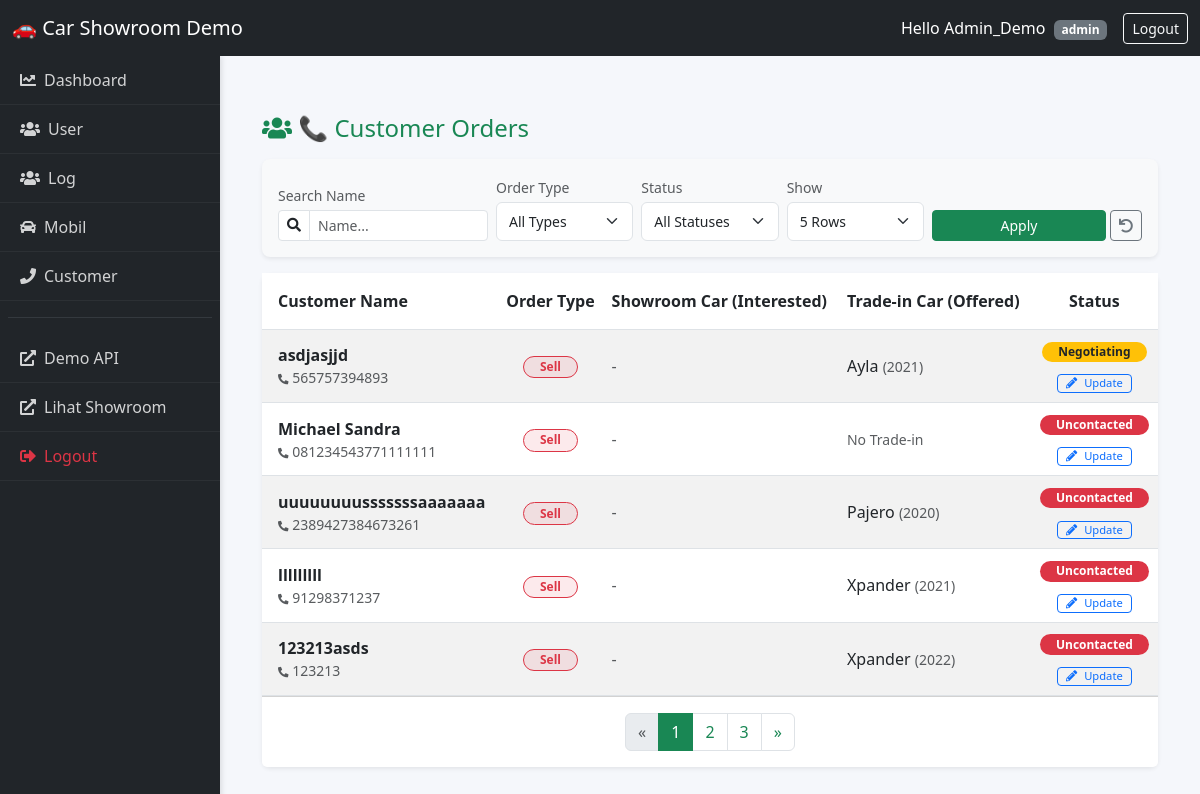
/demo/dashboard/customerlist/ (signed in), run on an earlier commit of the app's database.
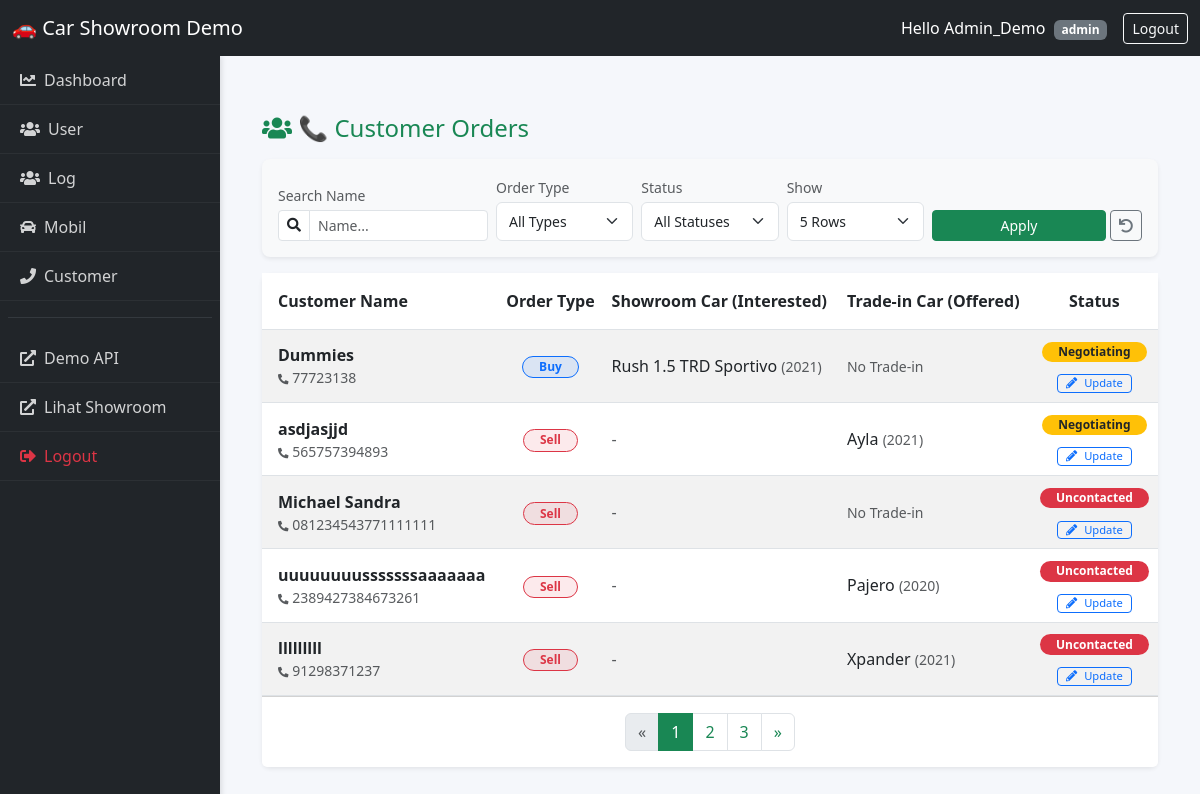
And on a later commit of the database.
### orders/models.py (models this page shows, shortened)
class Order(models.Model):
    ORDER_TYPE_CHOICES = [
        ("sell","Sell"),
        ("trade","Trade"),
        ("buy","Buy"),
    ]
    customer = models.ForeignKey(Customer, on_delete=models.CASCADE, related_name='orders')
    showroom_car = models.ForeignKey(Cars, on_delete=models.CASCADE, null=True, blank=True)
    offer_type = models.CharField(max_length=10, choices=ORDER_TYPE_CHOICES)
    trade_in_car = models.OneToOneField(TradeInCar, on_delete=models.SET_NULL, null=True, blank=True)
    created_at = models.DateTimeField(auto_now_add=True)

class TradeInCar(models.Model):
    customer = models.ForeignKey(Customer, on_delete=models.CASCADE)
    offered_vehicle_model = models.CharField(max_length=100, blank=True, null=True)
    offered_vehicle_varian = models.CharField(max_length=100, blank=True, null=True)
    offered_vehicle_transmission = models.CharField(max_length=20, choices=[('auto','Otomatis'), ('manual', 'Manual')], blank=True, null=True)
    offered_vehicle_province = models.CharField(max_length=50, blank=True, null=True)
    offered_vehicle_year = models.IntegerField(blank=True, null=True)
    offered_vehicle_kilometers = models.IntegerField(blank=True, null=True)
    offered_vehicle_notes = models.TextField(blank=True, null=True)

### customer/models.py (models this page shows, shortened)
class Customer(models.Model):
    STATUS_CHOICES = [
        ("deal","Deal"),
        ("negotiating","Negotiating"),
        ("not_deal", "Not Deal"),
        ("uncontacted", "Uncontacted"),
        ("rna","RNA (Return, No Answer)"),
    ]
    user = models.OneToOneField(User, on_delete=models.CASCADE, related_name="customer_profile",null=True,blank=True)
    name = models.CharField(max_length=100)
    phone_number = models.CharField(max_length=20, unique=True)
    email = models.EmailField(blank=True, null=True)
    address = models.TextField(blank=True, null=True)
    status = models.CharField(max_length=20, choices=STATUS_CHOICES, default="uncontacted")
    created_at = models.DateTimeField(auto_now_add=True)
    updated_at = models.DateTimeField(auto_now=True)

### cars/models.py (models this page shows, shortened)
class Cars(models.Model):
    id = models.AutoField(primary_key=True)
    nama = models.CharField(max_length=100)
    harga = models.DecimalField(max_digits=12, decimal_places=2)
    merek = models.CharField(max_length=50)
    model = models.CharField(max_length=50)
    tahun = models.IntegerField()
    kilometer = models.IntegerField()
    transmisi = models.CharField(max_length=20, choices=[('auto','Otomatis'), ('manual', 'Manual')])
    jenis_bahan_bakar = models.CharField(max_length=20, choices=[('bensin','Bensin'), ('diesel', 'Diesel'), ('elektrik', 'Elektrik')])
    mesin = models.CharField(max_length=50)
    tempat_duduk = models.IntegerField()
    deskripsi = models.TextField()
    gambar = models.ImageField(upload_to='cars/images/',blank=True, null=True)
    status = models.CharField(max_length=20,
                              choices=[('available','Available'),('sold','Sold'),('booked','Booked')],default='available')

### demo/views.py (the view)
# urls.py: path('dashboard/customerlist/', dashboard_customer_list, name='demo_customer_list_dashboard'),
def dashboard_customer_list(request):
    if not request.user.is_authenticated:
        return redirect("demo_login")
    orders_data = Order.objects.select_related("customer", "trade_in_car", "showroom_car").all().order_by('-id')
    search_query = request.GET.get('q')
    if search_query and search_query != "":
        orders_data = orders_data.filter(customer__name__icontains=search_query)
    selected_status = request.GET.get('status')
    if selected_status and selected_status != "":
        orders_data = orders_data.filter(customer__status__iexact=selected_status)
    selected_type = request.GET.get('type')
    if selected_type and selected_type != "":
        orders_data = orders_data.filter(offer_type__iexact=selected_type)
    items_per_page = request.GET.get('paginate_by', 5)
    try:
        items_per_page = int(items_per_page)
    except ValueError:
        items_per_page = 5
    paginator = Paginator(orders_data, items_per_page)
    page_number = request.GET.get('page')
    page_obj = paginator.get_page(page_number)
    status_list = Order.objects.values_list('customer__status', flat=True).distinct().order_by('customer__status')
    type_list = Order.objects.values_list('offer_type', flat=True).distinct().order_by('offer_type')
    context = {
        'orders': page_obj,
        'items_per_page': items_per_page,
        'status_list': status_list,
        'selected_status': selected_status,
        'type_list': type_list,
        'selected_type': selected_type,
        'search_query': search_query,
    }
    return render(request, 'demo/customer_list_dashboard.html', context)

### demo/templates/demo/customer_list_dashboard.html (shortened to what the changed rows need)
{% extends 'demo/base.html' %}
{% block content %}
<div class="container-fluid mt-4">
    <div class="card shadow-sm border-0">
        <div class="card-body p-0">
            <div class="table-responsive">
                <table class="table table-hover table-striped align-middle mb-0">
                    <thead class="bg-success text-white bg-opacity-75">
                        <tr>
                            <th class="py-3 ps-3">Customer Name</th>
                            <th class="py-3 text-center">Order Type</th>
                            <th class="py-3">Showroom Car (Interested)</th>
                            <th class="py-3">Trade-in Car (Offered)</th>
                            <th class="py-3 text-center">Status</th>
                        </tr>
                    </thead>
                    <tbody>
                        {% for order in orders %}
                        <tr>
                            <td class="ps-3">
                                <div class="fw-bold">{{ order.customer.name }}</div>
                                <div class="small text-muted"><i class="fas fa-phone-alt fa-xs"></i> {{ order.customer.phone_number }}</div>
                            </td>
                            <td class="text-center">
                                {% if order.offer_type|lower == 'sell' %}
                                    <span class="badge bg-danger bg-opacity-10 text-danger border border-danger rounded-pill px-3">Sell</span>
                                {% elif order.offer_type|lower == 'buy' %}
                                    <span class="badge bg-primary bg-opacity-10 text-primary border border-primary rounded-pill px-3">Buy</span>
                                {% elif order.offer_type|lower == 'trade' %}
                                    <span class="badge bg-info bg-opacity-10 text-dark border border-info rounded-pill px-3">Trade</span>
                                {% else %}
                                    <span class="badge bg-light text-dark border">{{ order.offer_type|default:"-" }}</span>
                                {% endif %}
                            </td>
                            <td>
                                {% if order.showroom_car %}
                                    {{ order.showroom_car.nama }} <span class="text-muted small">({{ order.showroom_car.tahun }})</span>
                                {% else %}
                                    <span class="text-muted">-</span>
                                {% endif %}
                            </td>
                            <td>
                                {% if order.trade_in_car and order.trade_in_car.offered_vehicle_model %}
                                    {{ order.trade_in_car.offered_vehicle_model }}
                                    <span class="text-muted small">({{ order.trade_in_car.offered_vehicle_year }})</span>
                                {% else %}
                                    <span class="text-muted small">No Trade-in</span>
                                {% endif %}
                            </td>
                            <td class="text-center">
                                {% if order.customer.status|lower == 'deal' %}
                                    <span class="badge bg-success rounded-pill px-3">Deal</span>
                                {% elif order.customer.status|lower == 'negotiating' %}
                                    <span class="badge bg-warning text-dark rounded-pill px-3">Negotiating</span>
                                {% elif order.customer.status|lower == 'uncontacted' %}
                                    <span class="badge bg-danger rounded-pill px-3">Uncontacted</span>
                                {% else %}
                                    <span class="badge bg-secondary rounded-pill px-3">{{ order.customer.status|default:"Pending" }}</span>
                                {% endif %}
                                {% if request.user.role in 'admin sales' %}
                                    <div class="mt-2">
                                        <a href="{% url 'update_customer_status' order.customer.id %}"
                                           class="btn btn-sm btn-outline-primary py-0 px-2"
                                           style="font-size: 0.7rem; border-radius: 4px;"
                                           title="Update Status">
                                           <i class="fas fa-pencil-alt me-1"></i> Update
                                        </a>
                                    </div>
                                {% endif %}
                            </td>
                            </tr>
                        {% endfor %}
                    </tbody>
                </table>
            </div>
        </div>
        <div class="card-footer bg-white py-3">
            <nav aria-label="Page navigation">
                <ul class="pagination justify-content-center m-0">
                    {% for num in orders.paginator.page_range %}
                        {% if orders.number == num %}
                            <li class="page-item active"><span class="page-link bg-success border-success">{{ num }}</span></li>
                        {% elif num > orders.number|add:'-3' and num < orders.number|add:'3' %}
                            <li class="page-item">
                                <a class="page-link text-success" href="?page={{ num }}&q={{ search_query|default:'' }}&status={{ selected_status|default:'' }}&type={{ selected_type|default:'' }}&paginate_by={{ items_per_page }}">
                                    {{ num }}
                                </a>
                            </li>
                        {% endif %}
                    {% endfor %}
                </ul>
            </nav>
        </div>
    </div>
</div>
{% endblock %}

What changed in the data, as far as the page shows it:
no longer on this page (row unchanged): Order: customer.name "123213asds", customer.phone_number "123213", offer_type "Sell", trade_in_car.offered_vehicle_model "Xpander", trade_in_car.offered_vehicle_year "2022", shows "Uncontacted"
added Order: customer.name "Dummies", customer.phone_number "77723138", offer_type "Buy", showroom_car.nama "Rush 1.5 TRD Sportivo", showroom_car.tahun "2021", shows "No Trade-in", shows "Negotiating"
